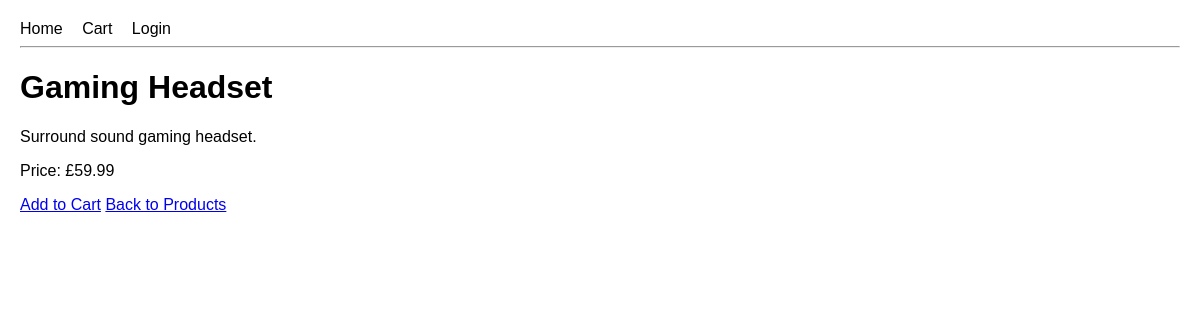
Before: /products/2/ with the older database file.
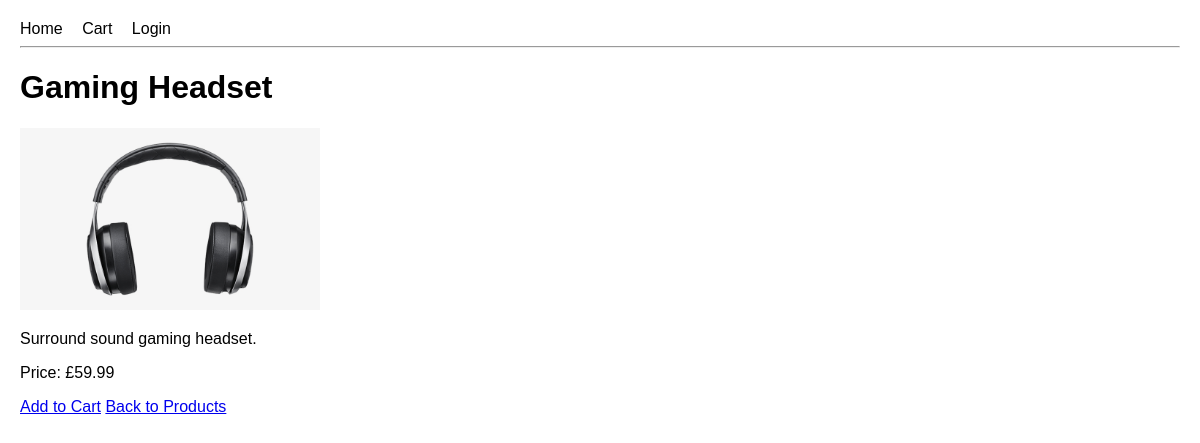
After: the same page with the newer database file.
### products/models.py (models this page shows, shortened)
class Product(models.Model):
    name = models.CharField(max_length=100)
    description = models.TextField()
    price = models.DecimalField(max_digits=6, decimal_places=2)
    image = models.ImageField(upload_to='products/', blank=True, null=True)
    is_active = models.BooleanField(default=True)

### products/views.py (the view)
# urls.py: path('products/<int:product_id>/', product_detail, name='product_detail'),
def product_detail(request, product_id):
    product = get_object_or_404(Product, id=product_id, is_active=True)
    context = {
        'product': product,
    }
    return render(request, 'products/product_detail.html', context)

### products/templates/products/product_detail.html
{% extends 'base.html' %}
{% block content %}
<h1>{{ product.name }}</h1>
{% if product.image %}
    <img src="{{ product.image.url }}" alt="{{ product.name }}" width="300">
{% endif %}
<p>{{ product.description }}</p>
<p>Price: £{{ product.price }}</p>
<a href="{% url 'add_to_cart' product.id %}">Add to Cart</a>
<a href="{% url 'home' %}">Back to Products</a>
{% endblock %}

Changed rows visible on the page:
changed Product "Gaming Headset": image: picture added
